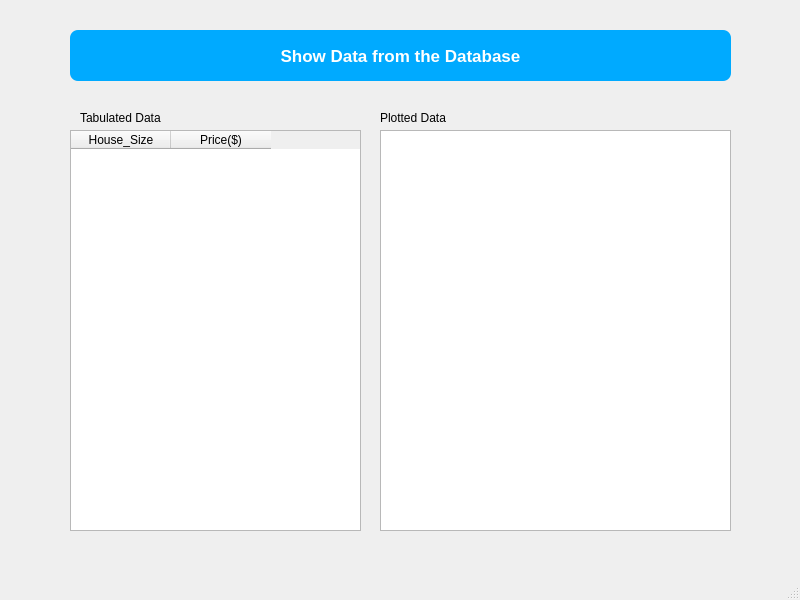
<?xml version="1.0" encoding="UTF-8"?>
<ui version="4.0">
 <class>MainWindow</class>
 <widget class="QMainWindow" name="MainWindow">
  <property name="geometry">
   <rect>
    <x>0</x>
    <y>0</y>
    <width>800</width>
    <height>600</height>
   </rect>
  </property>
  <property name="windowTitle">
   <string>MainWindow</string>
  </property>
  <widget class="QWidget" name="centralwidget">
   <widget class="QPushButton" name="pushButton">
    <property name="geometry">
     <rect>
      <x>70</x>
      <y>30</y>
      <width>661</width>
      <height>51</height>
     </rect>
    </property>
    <property name="font">
     <font>
      <pointsize>13</pointsize>
      <weight>75</weight>
      <bold>true</bold>
     </font>
    </property>
    <property name="styleSheet">
     <string notr="true">QPushButton{
color:white;
	background-color: rgb(0, 170, 255);
border-radius:8px;

}

QPushButton:pressed{
background-color:rgb(200,200,255);

}</string>
    </property>
    <property name="text">
     <string>Show Data from the Database</string>
    </property>
   </widget>
   <widget class="QTableWidget" name="tableWidget">
    <property name="geometry">
     <rect>
      <x>70</x>
      <y>130</y>
      <width>291</width>
      <height>401</height>
     </rect>
    </property>
    <column>
     <property name="text">
      <string>House_Size</string>
     </property>
    </column>
    <column>
     <property name="text">
      <string>Price($)</string>
     </property>
    </column>
   </widget>
   <widget class="GraphicsLayoutWidget" name="graphicsView">
    <property name="geometry">
     <rect>
      <x>380</x>
      <y>130</y>
      <width>351</width>
      <height>401</height>
     </rect>
    </property>
   </widget>
   <widget class="QLabel" name="label">
    <property name="geometry">
     <rect>
      <x>80</x>
      <y>110</y>
      <width>111</width>
      <height>16</height>
     </rect>
    </property>
    <property name="text">
     <string>Tabulated Data</string>
    </property>
   </widget>
   <widget class="QLabel" name="label_2">
    <property name="geometry">
     <rect>
      <x>380</x>
      <y>110</y>
      <width>111</width>
      <height>16</height>
     </rect>
    </property>
    <property name="text">
     <string>Plotted Data</string>
    </property>
   </widget>
  </widget>
  <widget class="QMenuBar" name="menubar">
   <property name="geometry">
    <rect>
     <x>0</x>
     <y>0</y>
     <width>800</width>
     <height>26</height>
    </rect>
   </property>
  </widget>
  <widget class="QStatusBar" name="statusbar"/>
 </widget>
 <customwidgets>
  <customwidget>
   <class>GraphicsLayoutWidget</class>
   <extends>QGraphicsView</extends>
   <header>pyqtgraph</header>
  </customwidget>
 </customwidgets>
 <resources/>
 <connections/>
</ui>
